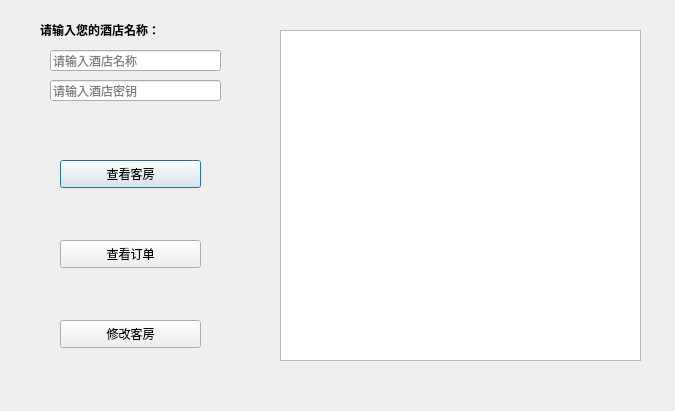
<?xml version="1.0" encoding="UTF-8"?>
<ui version="4.0">
 <class>hotelmanage</class>
 <widget class="QDialog" name="hotelmanage">
  <property name="geometry">
   <rect>
    <x>0</x>
    <y>0</y>
    <width>675</width>
    <height>411</height>
   </rect>
  </property>
  <property name="windowTitle">
   <string>Dialog</string>
  </property>
  <widget class="QLabel" name="label">
   <property name="geometry">
    <rect>
     <x>40</x>
     <y>20</y>
     <width>201</width>
     <height>20</height>
    </rect>
   </property>
   <property name="styleSheet">
    <string notr="true">font: 12pt &quot;仿宋&quot;;</string>
   </property>
   <property name="text">
    <string>&lt;html&gt;&lt;head/&gt;&lt;body&gt;&lt;p&gt;&lt;span style=&quot; font-weight:600;&quot;&gt;请输入您的酒店名称：&lt;/span&gt;&lt;/p&gt;&lt;/body&gt;&lt;/html&gt;</string>
   </property>
  </widget>
  <widget class="QLineEdit" name="lineEdit">
   <property name="geometry">
    <rect>
     <x>50</x>
     <y>50</y>
     <width>171</width>
     <height>21</height>
    </rect>
   </property>
   <property name="placeholderText">
    <string>请输入酒店名称</string>
   </property>
  </widget>
  <widget class="QPushButton" name="roomsearchBtn">
   <property name="geometry">
    <rect>
     <x>60</x>
     <y>160</y>
     <width>141</width>
     <height>28</height>
    </rect>
   </property>
   <property name="styleSheet">
    <string notr="true">font: 12pt &quot;仿宋&quot;;</string>
   </property>
   <property name="text">
    <string>查看客房</string>
   </property>
  </widget>
  <widget class="QPushButton" name="ordersearchBtn">
   <property name="geometry">
    <rect>
     <x>60</x>
     <y>240</y>
     <width>141</width>
     <height>28</height>
    </rect>
   </property>
   <property name="styleSheet">
    <string notr="true">font: 9pt &quot;仿宋&quot;;
font: 12pt &quot;仿宋&quot;;</string>
   </property>
   <property name="text">
    <string>查看订单</string>
   </property>
  </widget>
  <widget class="QPushButton" name="modifyBtn">
   <property name="geometry">
    <rect>
     <x>60</x>
     <y>320</y>
     <width>141</width>
     <height>28</height>
    </rect>
   </property>
   <property name="styleSheet">
    <string notr="true">
font: 12pt &quot;仿宋&quot;;
</string>
   </property>
   <property name="text">
    <string>修改客房</string>
   </property>
  </widget>
  <widget class="QTableWidget" name="tableWidget">
   <property name="geometry">
    <rect>
     <x>280</x>
     <y>30</y>
     <width>361</width>
     <height>331</height>
    </rect>
   </property>
  </widget>
  <widget class="QLineEdit" name="lineEdit_2">
   <property name="geometry">
    <rect>
     <x>50</x>
     <y>80</y>
     <width>171</width>
     <height>21</height>
    </rect>
   </property>
   <property name="placeholderText">
    <string>请输入酒店密钥</string>
   </property>
  </widget>
 </widget>
 <resources/>
 <connections/>
</ui>
